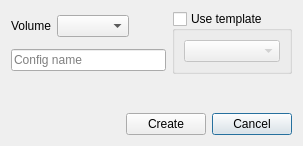
<?xml version="1.0" encoding="UTF-8"?>
<ui version="4.0">
 <class>CreateConfigWindow</class>
 <widget class="QDialog" name="CreateConfigWindow">
  <property name="geometry">
   <rect>
    <x>0</x>
    <y>0</y>
    <width>303</width>
    <height>146</height>
   </rect>
  </property>
  <property name="windowTitle">
   <string>Create config</string>
  </property>
  <layout class="QGridLayout" name="gridLayout">
   <item row="0" column="0">
    <widget class="QLabel" name="label">
     <property name="text">
      <string>Volume</string>
     </property>
    </widget>
   </item>
   <item row="0" column="1">
    <widget class="QComboBox" name="volumeComboBox"/>
   </item>
   <item row="3" column="0" colspan="4">
    <widget class="ConfigSettingsWidget" name="configSettingsWidget" native="true"/>
   </item>
   <item row="0" column="3" rowspan="2">
    <widget class="QGroupBox" name="templateGroupBox">
     <property name="title">
      <string>Use template</string>
     </property>
     <property name="checkable">
      <bool>true</bool>
     </property>
     <property name="checked">
      <bool>false</bool>
     </property>
     <layout class="QVBoxLayout" name="verticalLayout">
      <item>
       <widget class="QComboBox" name="templateComboBox"/>
      </item>
     </layout>
    </widget>
   </item>
   <item row="4" column="0" colspan="4">
    <layout class="QHBoxLayout" name="horizontalLayout">
     <item>
      <spacer name="horizontalSpacer">
       <property name="orientation">
        <enum>Qt::Horizontal</enum>
       </property>
       <property name="sizeHint" stdset="0">
        <size>
         <width>40</width>
         <height>20</height>
        </size>
       </property>
      </spacer>
     </item>
     <item>
      <widget class="QPushButton" name="createPushButton">
       <property name="text">
        <string>Create</string>
       </property>
       <property name="icon">
        <iconset theme="dialog-ok">
         <normaloff>.</normaloff>.</iconset>
       </property>
      </widget>
     </item>
     <item>
      <widget class="QPushButton" name="cancelPushButton">
       <property name="text">
        <string>Cancel</string>
       </property>
       <property name="icon">
        <iconset theme="dialog-cancel">
         <normaloff>.</normaloff>.</iconset>
       </property>
       <property name="default">
        <bool>true</bool>
       </property>
      </widget>
     </item>
    </layout>
   </item>
   <item row="0" column="2">
    <spacer name="horizontalSpacer_3">
     <property name="orientation">
      <enum>Qt::Horizontal</enum>
     </property>
     <property name="sizeHint" stdset="0">
      <size>
       <width>13</width>
       <height>13</height>
      </size>
     </property>
    </spacer>
   </item>
   <item row="1" column="0" colspan="3">
    <widget class="QLineEdit" name="configNameLineEdit">
     <property name="placeholderText">
      <string>Config name</string>
     </property>
    </widget>
   </item>
  </layout>
 </widget>
 <customwidgets>
  <customwidget>
   <class>ConfigSettingsWidget</class>
   <extends>QWidget</extends>
   <header>widgets.ConfigSettingsWidget.ConfigSettingsWidget</header>
   <container>1</container>
  </customwidget>
 </customwidgets>
 <resources/>
 <connections>
  <connection>
   <sender>cancelPushButton</sender>
   <signal>clicked()</signal>
   <receiver>CreateConfigWindow</receiver>
   <slot>close()</slot>
   <hints>
    <hint type="sourcelabel">
     <x>226</x>
     <y>301</y>
    </hint>
    <hint type="destinationlabel">
     <x>193</x>
     <y>0</y>
    </hint>
   </hints>
  </connection>
  <connection>
   <sender>templateGroupBox</sender>
   <signal>clicked(bool)</signal>
   <receiver>configSettingsWidget</receiver>
   <slot>setDisabled(bool)</slot>
   <hints>
    <hint type="sourcelabel">
     <x>167</x>
     <y>79</y>
    </hint>
    <hint type="destinationlabel">
     <x>245</x>
     <y>196</y>
    </hint>
   </hints>
  </connection>
 </connections>
</ui>
